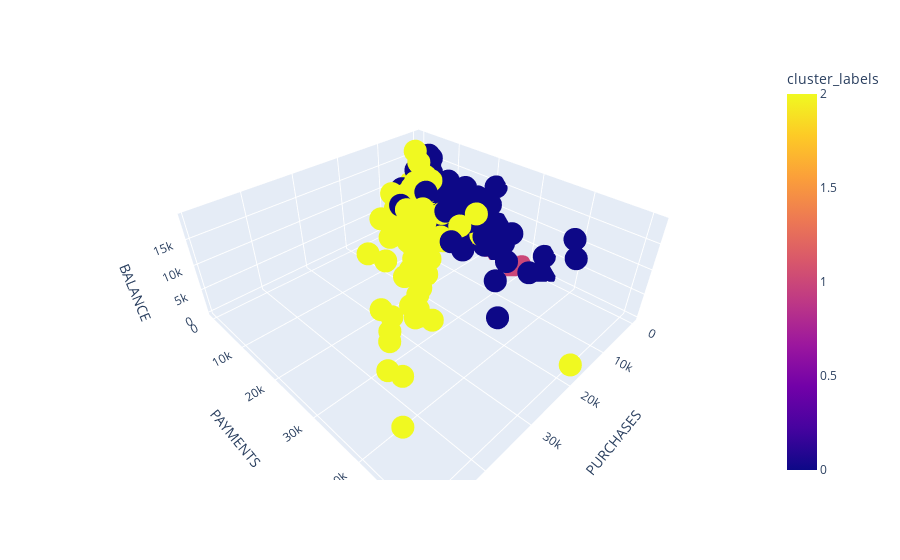

The notebook cell this image was saved under:
### Code cell
import plotly.express as px

x_val = 'PURCHASES'
y_val = 'PAYMENTS'
z_val = 'BALANCE'

fig = px.scatter_3d(df_new, x=x_val, y=y_val, z=z_val, color='cluster_labels', labels='cluster_labels')
fig.show()

### Figure 1 — Plotly figure (JSON) as saved in the notebook; plotly's stock layout.template omitted (floating-point values rounded to 4 significant figures; data arrays with more than 128 entries replaced by an {"elided": "..."} marker saying what was removed)
{"data": [{"hovertemplate": "PURCHASES=%{x}<br>PAYMENTS=%{y}<br>BALANCE=%{z}<br>cluster_labels=%{marker.color}<extra></extra>", "legendgroup": "", "marker": {"color": {"elided": "8950 int values"}, "coloraxis": "coloraxis", "symbol": "circle"}, "mode": "markers", "name": "", "scene": "scene", "showlegend": false, "type": "scatter3d", "x": {"elided": "8950 float values"}, "y": {"elided": "8950 float values"}, "z": {"elided": "8950 float values"}}], "layout": {"coloraxis": {"colorbar": {"title": {"text": "cluster_labels"}}, "colorscale": [[0, "#0d0887"], [0.1111, "#46039f"], [0.2222, "#7201a8"], [0.3333, "#9c179e"], [0.4444, "#bd3786"], [0.5556, "#d8576b"], [0.6667, "#ed7953"], [0.7778, "#fb9f3a"], [0.8889, "#fdca26"], [1, "#f0f921"]]}, "legend": {"tracegroupgap": 0}, "margin": {"t": 60}, "scene": {"domain": {"x": [0, 1], "y": [0, 1]}, "xaxis": {"title": {"text": "PURCHASES"}}, "yaxis": {"title": {"text": "PAYMENTS"}}, "zaxis": {"title": {"text": "BALANCE"}}}}}
